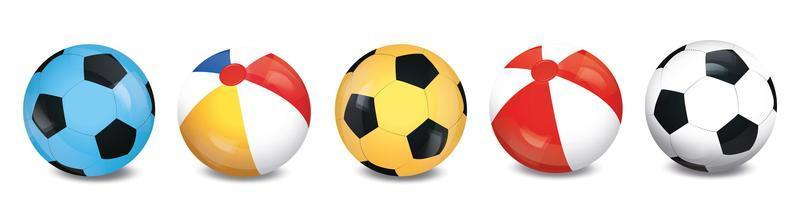
#> input picture ChatGPT/Image Processing/Exercise 3/balls.jpg, 800 x 200 px
$ jupyter execute 'Exercise balls.ipynb'
#> lines starting #> are read from the running program, lines starting #| are printed output that depends on the picture; after the words box and inside, x2 and y2 are one past the last pixel; in counts of white or black regions, pixels touching at a corner belong together
[cell 1]
import cv2
import matplotlib.pyplot as plt

img = cv2.imread('balls.jpg') # load image
#> img is the input picture: shape (200, 800, 3); mean B, G, R 204.9, 212.6, 220.3
gray = cv2.cvtColor(img,cv2.COLOR_BGR2GRAY) # convert to gray
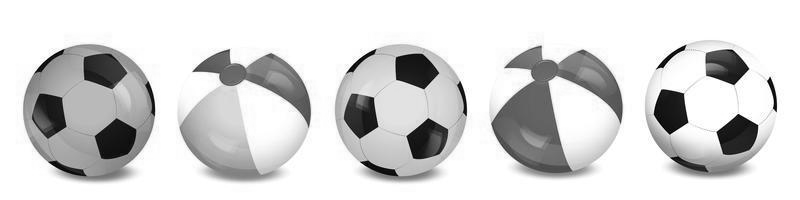
#> gray: shape (200, 800); min 0, max 255, mean 214

blur = cv2.GaussianBlur(gray,(15,15),0) # apply blurring
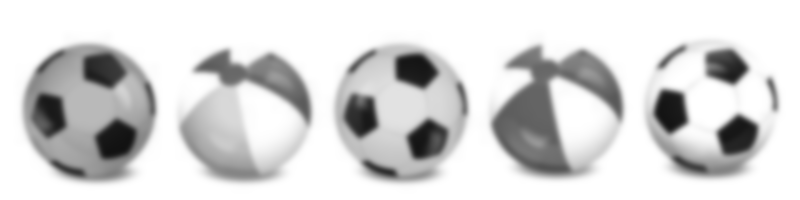
#> blur: shape (200, 800); min 17, max 255, mean 214

_,otsu = cv2.threshold(blur,0,255,cv2.THRESH_BINARY_INV + cv2.THRESH_OTSU)
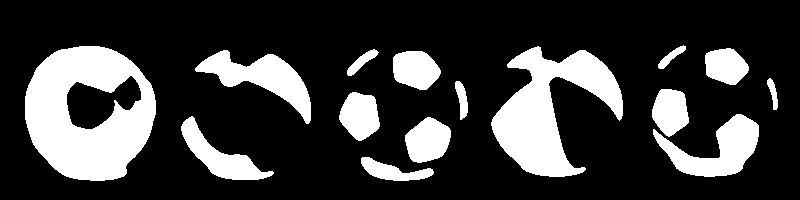
#> otsu: shape (200, 800); 23% white; 15 white regions, largest, box (x1, y1, x2, y2) and area: (25, 46, 156, 181) 11654, (491, 46, 623, 177) 8148, (195, 50, 311, 124) 3157

kernel = cv2.getStructuringElement(cv2.MORPH_ELLIPSE, (20,60))
closed = cv2.morphologyEx(otsu, cv2.MORPH_CROSS, kernel)
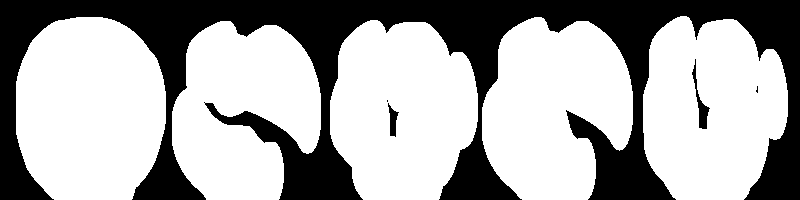
#> closed: shape (200, 800); 66.3% white; 5 black regions (2 under 20 px), largest, box (x1, y1, x2, y2) and area: (0, 0, 800, 200) 53459, (692, 59, 710, 129) 327, (388, 103, 399, 137) 187
opened = cv2.morphologyEx(closed, cv2.MORPH_OPEN, kernel)
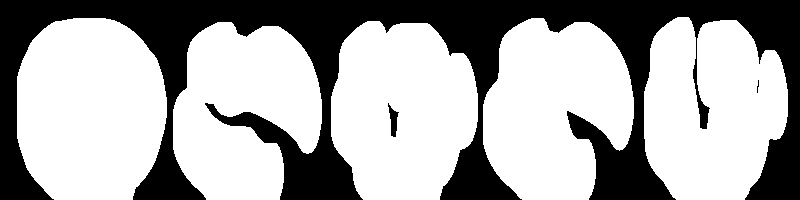
#> opened: shape (200, 800); 65.9% white; 3 black regions (1 under 20 px)

contours, _ = cv2.findContours(opened, cv2.RETR_EXTERNAL, cv2.CHAIN_APPROX_SIMPLE)
#> contours = 5 contours; box (x1, y1, x2, y2) and area: (17, 18, 167, 200) 22811, (331, 21, 478, 200) 21070, (644, 17, 788, 200) 20598, (483, 18, 634, 200) 20386, (173, 22, 322, 200) 19273
filtered = [cnt for cnt in contours if cv2.contourArea(cnt) > 500]  # adjust this value
#> filtered has the same summary as contours

# #Draw contours on original image
img_copy = img.copy()

[cell 2]
plt.figure(figsize=(6, 15))  # Width x Height in inches

plt.subplot(6, 1, 1)
plt.imshow(img)
plt.title("Original Image")
plt.axis('off')

plt.subplot(6, 1, 2)
plt.imshow(gray, cmap='gray')
plt.title("Gray Scale Image")
plt.axis('off')

plt.subplot(6, 1, 3)
plt.imshow(blur, cmap='gray')
plt.title("Blur Image")
plt.axis('off')

plt.subplot(6, 1, 4)
plt.imshow(otsu, cmap='gray')
plt.title("Threshold Image")
plt.axis('off')

plt.subplot(6, 1, 5)
plt.imshow(closed, cmap='gray')
plt.title("Morphological Image (closed)")
plt.axis('off')


plt.subplot(6, 1, 6)
plt.imshow(cv2.drawContours(img_copy, filtered, -1, (0, 255, 0), 2))
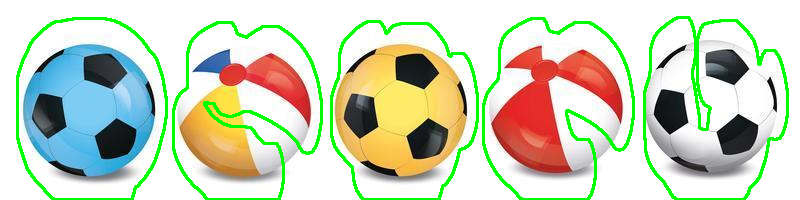
#> img_copy: shape (200, 800, 3); 6.72% of pixels changed, all inside (x1, y1, x2, y2) = (16, 16, 789, 200)
plt.title(f"Contours Detected: {len(filtered)}")
plt.axis('off')
plt.show()
#> figure, not shown here; B, G, R data is drawn as R, G, B

plt.tight_layout()
plt.show()

[cell 3]
# Loop through each filtered contour to crop and save the object
for i, cnt in enumerate(filtered):
    # Get bounding box around the contour
    # Returns: x, y = top-left corner, w, h = width and height
    x, y, w, h = cv2.boundingRect(cnt)

    # Draw a rectangle on the original image for visual reference
    cv2.rectangle(img_copy, (x, y), (x + w, y + h), (255, 0, 0), 2)  # Blue box

    # Crop the object from the original image using NumPy slicing
    cropped_object = img[y:y+h, x:x+w]

    # Save the cropped object to file (you can change path if needed)
    filename = f"object_{i+1}.jpg"  # Output name: object_1.jpg, object_2.jpg, ...
    cv2.imwrite(filename, cropped_object)

    # (Optional) Print confirmation
    print(f"Saved: {filename}")
#> this loop made 5 passes
#> (x, y, w, h, filename) on passes 1 to 5: (173, 22, 149, 178, 'object_1.jpg'), (331, 21, 147, 179, 'object_2.jpg'), (483, 18, 151, 182, 'object_3.jpg'), (17, 18, 150, 182, 'object_4.jpg'), (644, 17, 144, 183, 'object_5.jpg')
#| Saved: object_1.jpg
#| Saved: object_2.jpg
#| Saved: object_3.jpg
#| Saved: object_4.jpg
#| Saved: object_5.jpg
#> pass 1, `cropped_object = img[y:y+h, x:x+w]`:
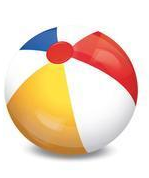
#> cropped_object: shape (178, 149, 3); mean B, G, R 197.5, 216.5, 238.7
#> pass 2, `cropped_object = img[y:y+h, x:x+w]`:
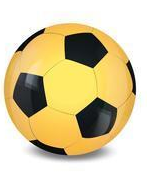
#> cropped_object: shape (179, 147, 3); mean B, G, R 160.4, 201.6, 215.9
#> pass 3, `cropped_object = img[y:y+h, x:x+w]`:
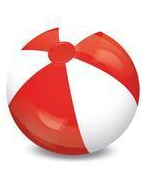
#> cropped_object: shape (182, 151, 3); mean B, G, R 192.9, 195.9, 239.3
#> after the loop:
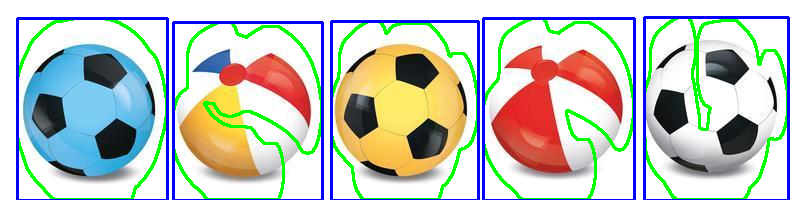
#> img_copy: shape (200, 800, 3); 5.22% of pixels changed, all inside (x1, y1, x2, y2) = (16, 16, 790, 200)


# Show final result with bounding boxes drawn
plt.figure(figsize=(10, 6))
plt.imshow(cv2.cvtColor(img_copy, cv2.COLOR_BGR2RGB))
plt.title(f"Objects Cropped & Saved: {len(filtered)}")
plt.axis('off')
plt.show()

[cell 4]
#Organized Dataset
#Module 9: Organized Dataset for AI
import os

output_dir = "dataset/ball"
os.makedirs(output_dir, exist_ok=True)

for i, cnt in enumerate(filtered):
    x, y, w, h = cv2.boundingRect(cnt)
    cropped = img[y:y+h, x:x+w]
    filename = os.path.join(output_dir, f"ball_{i+1}.jpg")
    cv2.imwrite(filename, cropped)
#> this loop made 5 passes

$ run again, with ChatGPT/Image Processing/Exercise 3/object_6.jpg copied over ChatGPT/Image Processing/Exercise 3/balls.jpg
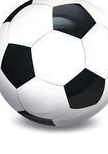
#> input picture ChatGPT/Image Processing/Exercise 3/object_6.jpg, 108 x 154 px
#> img is the input picture: shape (154, 108, 3); mean B, G, R 191.4, 190.1, 189.3
#> otsu: shape (154, 108); 28.5% white; 5 white regions, box (x1, y1, x2, y2) and area: (64, 69, 106, 111) 1319, (0, 43, 35, 89) 1213, (53, 3, 95, 39) 1107, (9, 97, 88, 129) 927, (6, 0, 33, 22) 176
#> closed: shape (154, 108); 91.4% white; 4 black regions, box (x1, y1, x2, y2) and area: (39, 0, 58, 87) 491, (0, 115, 27, 154) 430, (87, 125, 108, 154) 319, (102, 0, 108, 50) 183
#> opened: shape (154, 108); 91.3% white; 4 black regions
#> contours = 1 contour; box (x1, y1, x2, y2) and area: (0, 0, 108, 154) 14852
#> filtered has the same summary as contours
#> the loop `for i, cnt in enumerate(filtered):` made 1 pass
#> (printed output is left out)
#> after the loop `for i, cnt in enumerate(filtered):`:
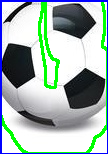
#> img_copy: shape (154, 108, 3); mean B, G, R 174.5, 179.1, 160.6
#> the loop `for i, cnt in enumerate(filtered):` made 1 pass
